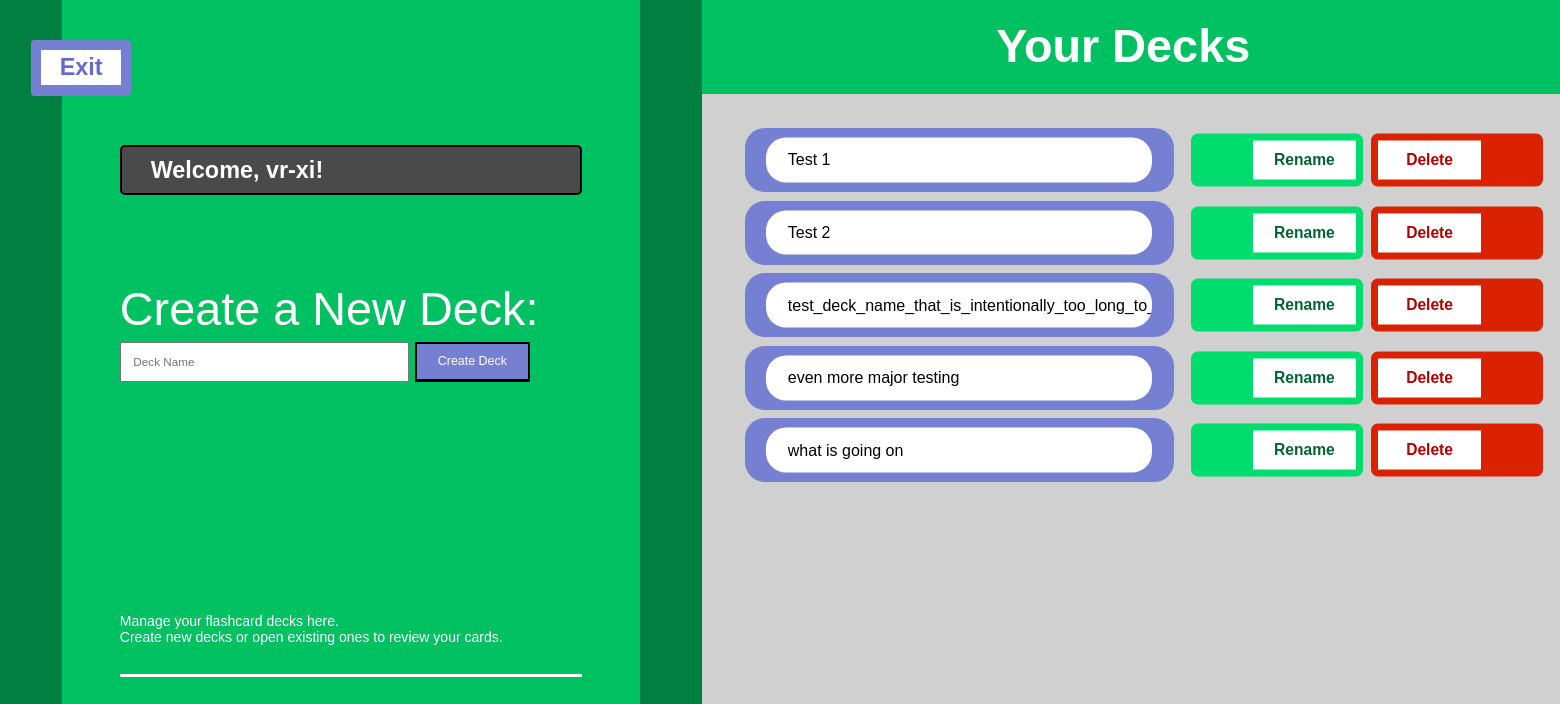
The page /dashboard (signed in) on the database its author committed.
### flashcards.py (models this page shows)
class User(db.Model):
    id = db.Column(db.Integer, primary_key=True)
    name = db.Column(db.String(50), unique=True, nullable=False)
    decks = db.relationship("Deck", backref="user", lazy=True)

class Deck(db.Model):
    id = db.Column(db.Integer, primary_key=True)
    name = db.Column(db.String(50), nullable=False)
    user_id = db.Column(db.Integer, db.ForeignKey("user.id"), nullable=False)
    cards = db.relationship("Card", backref="deck", lazy=True)

### flashcards.py (the view)
@app.route("/dashboard")
def dashboard():
    print("Logging in with User ID", session["user_id"])
    user = User.query.get(session["user_id"])
    return render_template("dashboard.html", decks=user.decks, user=user)

### templates/dashboard.html (shortened to what this page needs)
<!DOCTYPE html>
<html>
    <head>
        <link rel="stylesheet" href="./static/styles-dashboard.css">
    </head>
    <body>
        <a class="back" href="{{  url_for('index')  }}">Exit</a>
        <div class="zone-1">
            <h2 class="welcome" title="Welcome, {{ user.name }}!">Welcome, {{ user.name }}!</h2>
            <div class="create-new-deck-note-container">Create a New Deck:</div>
                <form class="create-new-deck-form-container" action="{{ url_for('create_deck') }}" method="POST">
                    <input type="text" name="deck_name" placeholder="Deck Name" class="create-new-deck-input" required>
                    <button type="submit" class="create-new-deck-button">Create Deck</button>
                </form>
            <div class="note">Manage your flashcard decks here.<br>Create new decks or open existing ones to review your cards.</div>
        </div>
        <h3 class="your-decks">Your Decks</h3>
        <div class="zone-2">
            <div class="decks-zone">
                {% for deck in decks %}
                    <div id="deck-id-{{  deck.id  }}-container" class="deck-container">
                        <a class="deck" href="{{ url_for('view_deck', deck_id=deck.id)  }}">
                            <div id="deck-id-{{  deck.id  }}" class="deck-content" title="{{  deck.name  }}">{{ deck.name }}</div>
                        </a>
                        <div class="deck-button deck-button--rename" onclick="show_rename_dialogue('{{  deck.id  }}', '{{  deck.name  }}')">Rename</div>
                        <div class="deck-button deck-button--delete" onclick="show_deletion_dialogue('{{  deck.id  }}', '{{  deck.name  }}')" role="button" tabindex="0">Delete</div>
                    </div>
                {% else %}
                    <div class="no-decks">No decks yet</div>
                {% endfor %}
            </div>
        </div>
    </body>
</html>

### static/styles-dashboard.css (style rules this page uses)
* { box-sizing: border-box; margin: 0; padding: 0; }
body { position: relative; height: 100vh; width: 100vw; min-height: 600px; overflow: hidden; background-color: #d0d0d0; font-family: sans-serif; }
.back { position: absolute; top: 5%; left: 2%; width: 100px; line-height: 1.5; color: #626ccc; background-color: white; border: 0.7cqw solid #7680d3; border-bottom-width: 0.75cqw; border-radius: 4px; text-align: center; font-size: 1.5cqw; font-weight: bold; text-decoration: none; z-index: 7; }
.zone-1 { display: inline-block; position: absolute; vertical-align: top; top: 0; left: 0; width: 45%; height: 100%; background-color: #00c161; border-left: 4cqw solid #008040; border-right: 4cqw solid #008040; font-size: 0; z-index: 1; }
.welcome { display: block; top: 0; left: 0; margin: 10%; margin-top: 25%; width: 80%; padding: 0 5%; border: 2px solid black; border-radius: 5px; background: #4a4a4a; color: white; font-size: 1.5cqw; line-height: 2; overflow: hidden; white-space: nowrap; text-overflow: ellipsis; z-index: 2; }
.create-new-deck-note-container { display: flex; margin: 0 10%; margin-top: 15%; color: white; font-size: 3cqw; margin-bottom: 1%; }
.create-new-deck-form-container { display: flex; position: relative; height: 5vh; z-index: 1000; }
.create-new-deck-input { display: flex; position: absolute; top: 0; left: 10%; width: 50%; height: 100%; padding: 2%; font-size: 0.75cqw; }
.create-new-deck-button { display: flex; position: absolute; top: 0; left: 61%; width: 20%; height: 100%; padding: 2%; color: white; font-size: 0.8cqw; justify-content: center; align-items: center; background-color: #7680d3; border: 2px solid black; border-bottom-width: 3px; cursor: pointer; }
.note { display: block; top: 0; left: 0; margin: 0% 10%; margin-top: 40%; padding-bottom: 5%; border-bottom: 3px solid white; color: white; font-size: 0.9cqw; z-index: 2; }
.your-decks { box-sizing: content-box; position: absolute; left: 44%; width: 56%; font-size: 3cqw; line-height: 2; color: white; text-align: center; background-color: #00c161; border-right: 40vw solid #00c161; }
.zone-2 { display: inline-block; position: absolute; top: 0; left: 45%; width: 55%; height: 100%; overflow: auto; }
.decks-zone { position: absolute; top: 15%; width: 100%; height: 80%; margin-top: 1vh; }
.deck-container { position: relative; width: 100%; height: 10%; max-height: 100px; margin-bottom: 1%; }
.deck { display: flex; position: absolute; top: 0; left: 0; width: 50%; height: 100%; align-items: center; margin-left: 5%; background-color: #7680d3; border-radius: 20px; z-index: 5; }
.deck-content { display: flex; position: absolute; top: 50%; left: 50%; width: 90%; height: 70%; transform: translate(-50%, -50%); border-radius: 20px; color: black; background-color: white; align-items: center; padding-left: 5%; padding-right: 5%; overflow: hidden; white-space: nowrap; text-overflow: ellipsis; }
.deck-button { position: absolute; top: 50%; transform: translateY(-50%); width: 20%; color: black; text-align: center; line-height: 2.5; font-size: 1cqw; font-weight: bold; background-color: white; border: 0.5cqw solid black; border-radius: 7px; cursor: pointer; z-index: 7; }
.deck-button--rename { left: 57%; color: #036333; border-color: #00dd6f; border-left-width: 4cqw; }
.deck-button--delete { left: 78%; color: #ae0000; border-color: #da2201; border-right-width: 4cqw; }

### rows shown on the page
User: name "vr-xi"
Deck: name "Test 1"
Deck: name "Test 2"
Deck: name "test_deck_name_that_is_intentionally_too_lo…"
Deck: name "even more major testing"
Deck: name "what is going on"
